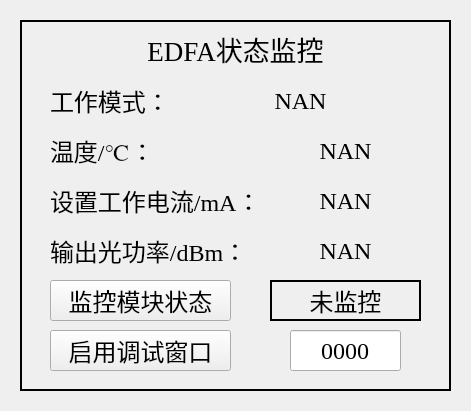
       <widget class="QWidget" name="widgetWatchParamEDFA_2" native="true">
        <property name="geometry">
         <rect>
          <x>1100</x>
          <y>420</y>
          <width>471</width>
          <height>411</height>
         </rect>
        </property>
        <widget class="QLabel" name="labelWatchModEDFA_2">
         <property name="geometry">
          <rect>
           <x>180</x>
           <y>80</y>
           <width>241</width>
           <height>41</height>
          </rect>
         </property>
         <property name="sizePolicy">
          <sizepolicy hsizetype="Ignored" vsizetype="Ignored">
           <horstretch>0</horstretch>
           <verstretch>0</verstretch>
          </sizepolicy>
         </property>
         <property name="font">
          <font>
           <family>Times New Roman</family>
           <pointsize>18</pointsize>
          </font>
         </property>
         <property name="text">
          <string>NAN</string>
         </property>
         <property name="alignment">
          <set>Qt::AlignCenter</set>
         </property>
        </widget>
        <widget class="QLabel" name="labelWatchPwrEDFA_2">
         <property name="geometry">
          <rect>
           <x>270</x>
           <y>230</y>
           <width>151</width>
           <height>41</height>
          </rect>
         </property>
         <property name="sizePolicy">
          <sizepolicy hsizetype="Ignored" vsizetype="Ignored">
           <horstretch>0</horstretch>
           <verstretch>0</verstretch>
          </sizepolicy>
         </property>
         <property name="font">
          <font>
           <family>Times New Roman</family>
           <pointsize>18</pointsize>
          </font>
         </property>
         <property name="text">
          <string>NAN</string>
         </property>
         <property name="alignment">
          <set>Qt::AlignCenter</set>
         </property>
        </widget>
        <widget class="QLabel" name="labelHintCurWatchEDFA_2">
         <property name="geometry">
          <rect>
           <x>50</x>
           <y>180</y>
           <width>201</width>
           <height>41</height>
          </rect>
         </property>
         <property name="sizePolicy">
          <sizepolicy hsizetype="Ignored" vsizetype="Ignored">
           <horstretch>0</horstretch>
           <verstretch>0</verstretch>
          </sizepolicy>
         </property>
         <property name="font">
          <font>
           <family>Times New Roman</family>
           <pointsize>18</pointsize>
          </font>
         </property>
         <property name="text">
          <string>设置工作电流/mA：</string>
         </property>
        </widget>
        <widget class="QLabel" name="labelHintTempWatchEDFA_2">
         <property name="geometry">
          <rect>
           <x>50</x>
           <y>130</y>
           <width>201</width>
           <height>41</height>
          </rect>
         </property>
         <property name="sizePolicy">
          <sizepolicy hsizetype="Ignored" vsizetype="Ignored">
           <horstretch>0</horstretch>
           <verstretch>0</verstretch>
          </sizepolicy>
         </property>
         <property name="font">
          <font>
           <family>Times New Roman</family>
           <pointsize>18</pointsize>
          </font>
         </property>
         <property name="text">
          <string>温度/℃：</string>
         </property>
        </widget>
        <widget class="QLabel" name="labelHintWatchPwrEDFA_2">
         <property name="geometry">
          <rect>
           <x>50</x>
           <y>230</y>
           <width>201</width>
           <height>41</height>
          </rect>
         </property>
         <property name="sizePolicy">
          <sizepolicy hsizetype="Ignored" vsizetype="Ignored">
           <horstretch>0</horstretch>
           <verstretch>0</verstretch>
          </sizepolicy>
         </property>
         <property name="font">
          <font>
           <family>Times New Roman</family>
           <pointsize>18</pointsize>
          </font>
         </property>
         <property name="text">
          <string>输出光功率/dBm：</string>
         </property>
        </widget>
        <widget class="QLabel" name="labelHintWatchModEDFA_2">
         <property name="geometry">
          <rect>
           <x>50</x>
           <y>80</y>
           <width>201</width>
           <height>41</height>
          </rect>
         </property>
         <property name="sizePolicy">
          <sizepolicy hsizetype="Ignored" vsizetype="Ignored">
           <horstretch>0</horstretch>
           <verstretch>0</verstretch>
          </sizepolicy>
         </property>
         <property name="font">
          <font>
           <family>Times New Roman</family>
           <pointsize>18</pointsize>
          </font>
         </property>
         <property name="text">
          <string>工作模式：</string>
         </property>
        </widget>
        <widget class="QLabel" name="labelWatchTempEDFA_2">
         <property name="geometry">
          <rect>
           <x>270</x>
           <y>130</y>
           <width>151</width>
           <height>41</height>
          </rect>
         </property>
         <property name="sizePolicy">
          <sizepolicy hsizetype="Ignored" vsizetype="Ignored">
           <horstretch>0</horstretch>
           <verstretch>0</verstretch>
          </sizepolicy>
         </property>
         <property name="font">
          <font>
           <family>Times New Roman</family>
           <pointsize>18</pointsize>
          </font>
         </property>
         <property name="text">
          <string>NAN</string>
         </property>
         <property name="alignment">
          <set>Qt::AlignCenter</set>
         </property>
        </widget>
        <widget class="QLabel" name="labelWatchCurEDFA_2">
         <property name="geometry">
          <rect>
           <x>270</x>
           <y>180</y>
           <width>151</width>
           <height>41</height>
          </rect>
         </property>
         <property name="sizePolicy">
          <sizepolicy hsizetype="Ignored" vsizetype="Ignored">
           <horstretch>0</horstretch>
           <verstretch>0</verstretch>
          </sizepolicy>
         </property>
         <property name="font">
          <font>
           <family>Times New Roman</family>
           <pointsize>18</pointsize>
          </font>
         </property>
         <property name="text">
          <string>NAN</string>
         </property>
         <property name="alignment">
          <set>Qt::AlignCenter</set>
         </property>
        </widget>
        <widget class="QPushButton" name="pushButtonToggleWatchStateEDFA_2">
         <property name="geometry">
          <rect>
           <x>50</x>
           <y>280</y>
           <width>181</width>
           <height>41</height>
          </rect>
         </property>
         <property name="sizePolicy">
          <sizepolicy hsizetype="Ignored" vsizetype="Ignored">
           <horstretch>0</horstretch>
           <verstretch>0</verstretch>
          </sizepolicy>
         </property>
         <property name="font">
          <font>
           <family>Times New Roman</family>
           <pointsize>18</pointsize>
          </font>
         </property>
         <property name="text">
          <string>监控模块状态</string>
         </property>
        </widget>
        <widget class="QLabel" name="labelWatchIfOnEDFA_2">
         <property name="geometry">
          <rect>
           <x>270</x>
           <y>280</y>
           <width>151</width>
           <height>41</height>
          </rect>
         </property>
         <property name="sizePolicy">
          <sizepolicy hsizetype="Ignored" vsizetype="Ignored">
           <horstretch>0</horstretch>
           <verstretch>0</verstretch>
          </sizepolicy>
         </property>
         <property name="font">
          <font>
           <family>Times New Roman</family>
           <pointsize>18</pointsize>
          </font>
         </property>
         <property name="frameShape">
          <enum>QFrame::WinPanel</enum>
         </property>
         <property name="text">
          <string>未监控</string>
         </property>
         <property name="alignment">
          <set>Qt::AlignCenter</set>
         </property>
        </widget>
        <widget class="QLabel" name="labelBgHintWatchEDFA_2">
         <property name="geometry">
          <rect>
           <x>20</x>
           <y>20</y>
           <width>431</width>
           <height>371</height>
          </rect>
         </property>
         <property name="font">
          <font>
           <family>Times New Roman</family>
           <pointsize>20</pointsize>
          </font>
         </property>
         <property name="frameShape">
          <enum>QFrame::WinPanel</enum>
         </property>
         <property name="text">
          <string>EDFA状态监控</string>
         </property>
         <property name="alignment">
          <set>Qt::AlignHCenter|Qt::AlignTop</set>
         </property>
         <property name="margin">
          <number>10</number>
         </property>
        </widget>
        <widget class="QPushButton" name="pushButtonOpenDebuggerEDFA_2">
         <property name="geometry">
          <rect>
           <x>50</x>
           <y>330</y>
           <width>181</width>
           <height>41</height>
          </rect>
         </property>
         <property name="sizePolicy">
          <sizepolicy hsizetype="Ignored" vsizetype="Ignored">
           <horstretch>0</horstretch>
           <verstretch>0</verstretch>
          </sizepolicy>
         </property>
         <property name="font">
          <font>
           <family>Times New Roman</family>
           <pointsize>18</pointsize>
          </font>
         </property>
         <property name="text">
          <string>启用调试窗口</string>
         </property>
        </widget>
        <widget class="QLineEdit" name="lineEditOpenDebuggerCodeEDFA_2">
         <property name="geometry">
          <rect>
           <x>290</x>
           <y>330</y>
           <width>111</width>
           <height>41</height>
          </rect>
         </property>
         <property name="sizePolicy">
          <sizepolicy hsizetype="Ignored" vsizetype="Ignored">
           <horstretch>0</horstretch>
           <verstretch>0</verstretch>
          </sizepolicy>
         </property>
         <property name="font">
          <font>
           <family>Times New Roman</family>
           <pointsize>18</pointsize>
          </font>
         </property>
         <property name="text">
          <string>0000</string>
         </property>
         <property name="alignment">
          <set>Qt::AlignCenter</set>
         </property>
        </widget>
        <zorder>labelBgHintWatchEDFA_2</zorder>
        <zorder>labelWatchModEDFA_2</zorder>
        <zorder>labelWatchPwrEDFA_2</zorder>
        <zorder>labelHintCurWatchEDFA_2</zorder>
        <zorder>labelHintTempWatchEDFA_2</zorder>
        <zorder>labelHintWatchPwrEDFA_2</zorder>
        <zorder>labelHintWatchModEDFA_2</zorder>
        <zorder>labelWatchTempEDFA_2</zorder>
        <zorder>labelWatchCurEDFA_2</zorder>
        <zorder>pushButtonToggleWatchStateEDFA_2</zorder>
        <zorder>labelWatchIfOnEDFA_2</zorder>
        <zorder>pushButtonOpenDebuggerEDFA_2</zorder>
        <zorder>lineEditOpenDebuggerCodeEDFA_2</zorder>
       </widget>
